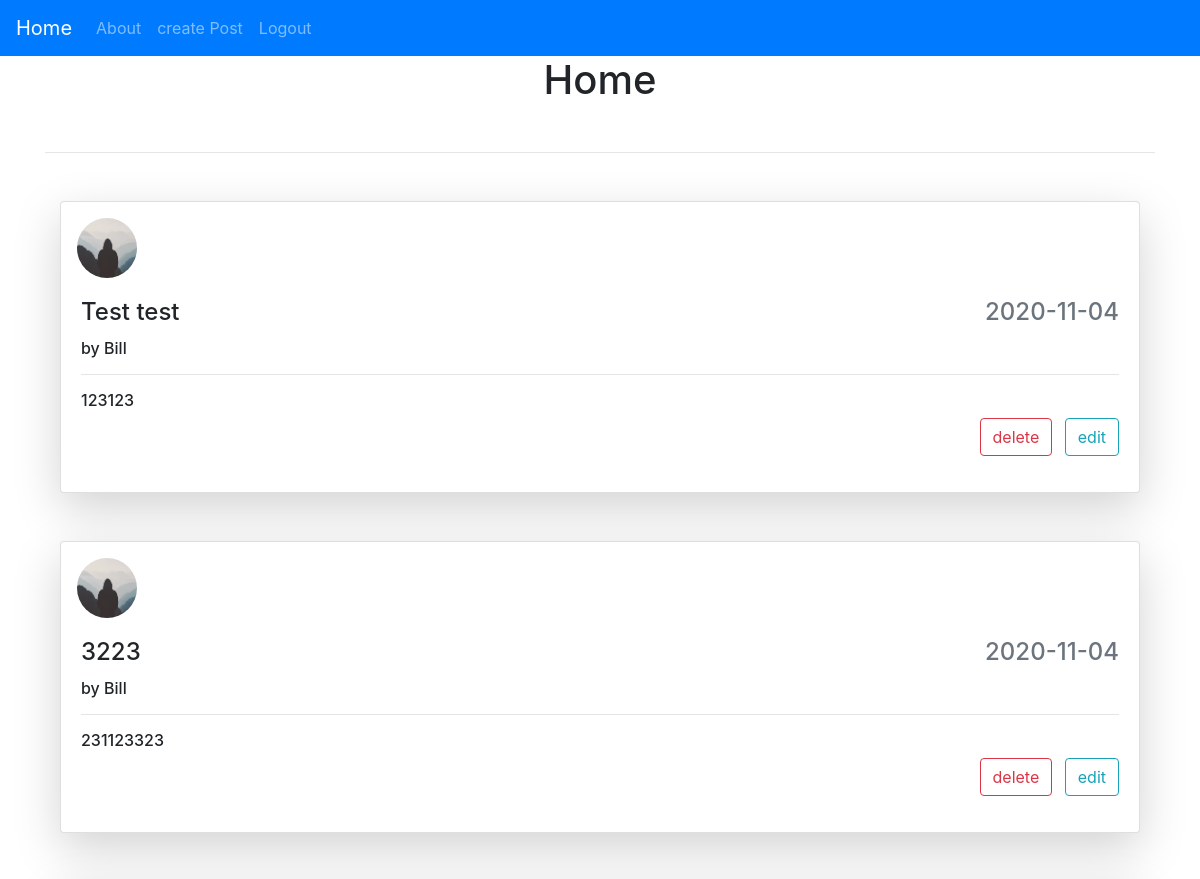
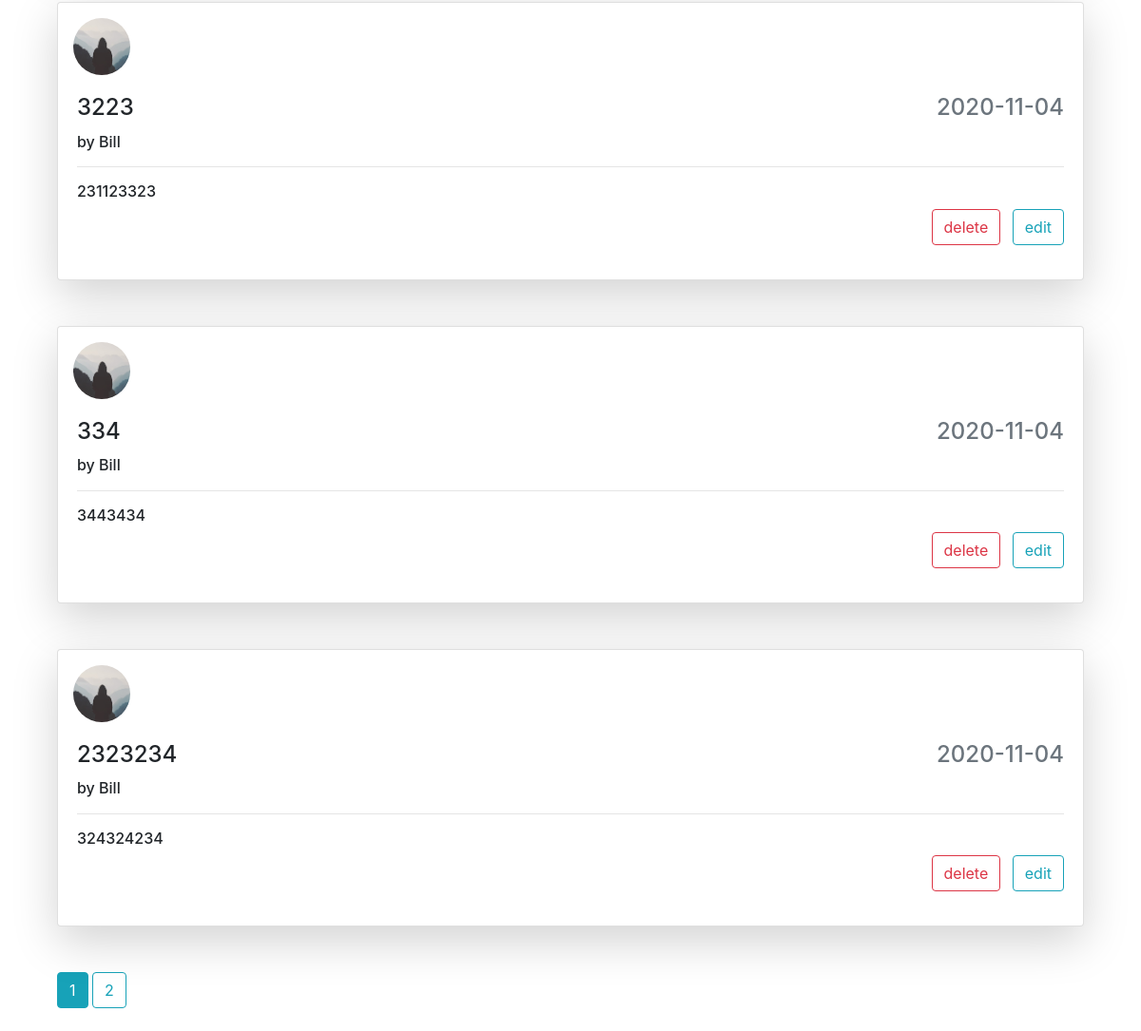
The page /home (signed in) on the database as committed earlier (2 pictures, top to bottom).
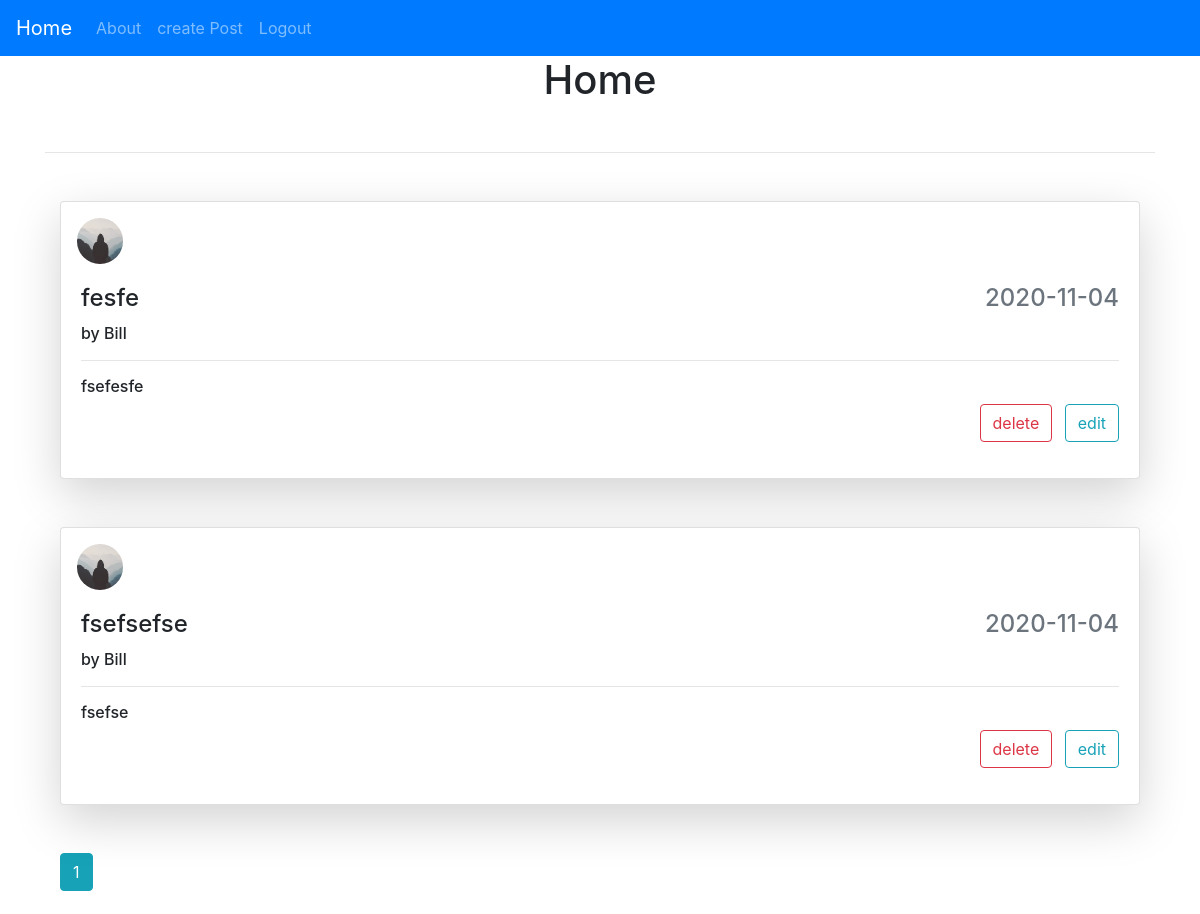
The same page on the database as committed later.
### flaskApp/models.py (models this page shows, shortened)
class Post(db.Model):
    id = db.Column(db.Integer, primary_key=True)
    title = db.Column(db.String(100), nullable=False)
    created_at = db.Column(db.DateTime, nullable=False,
                           default=datetime.utcnow)
    content = db.Column(db.Text, nullable=False)
    user_id = db.Column(db.Integer, db.ForeignKey("user.id"), nullable=False)

class User(db.Model,UserMixin):
    id = db.Column(db.Integer, primary_key=True)
    username = db.Column(db.String(20), unique=True, nullable=False)
    email = db.Column(db.String(120), unique=True, nullable=False)
    image_file = db.Column(db.String(20), nullable=False,
                           default="default.jpg")
    password = db.Column(db.String(60), nullable=False)
    posts = db.relationship("Post", backref="author", lazy=True)

### flaskApp/main/routes.py (the view)
@main.route("/")
@main.route("/home")
@login_required
def home():
    page = request.args.get("page",1,type=int)
    posts = Post.query.paginate(page=page,per_page=5)
    return render_template("home.html", title="Home", posts=posts)

### flaskApp/models.py (called while the page is built)
@login_manager.user_loader
def user_loader(user_id):
    return User.query.get(int(user_id))

### flaskApp/templates/home.html
{% extends "base.html" %}
{% block content %}
<div class="container">
    <h1 class="text-center mb-5">Home</h1>
    <hr/>
    <div class="container">
        {% for post in posts.items %}
        <div class="card bg-white rounded shadow-lg mt-5 mb-5">
            <img src="{{ url_for('static',filename='profile_pics/' + post.author.image_file) }}" class="card-img-top mt-3 ml-3 " style="max-width: 5vmin; border-radius: 50%;" alt="Profile Picture">
            <div class="card-body">
                <h4 class="card-title d-flex">{{ post.title }}<span class="ml-auto text-muted">{{ post.created_at.strftime('%Y-%m-%d') }}</span></h4>
                <h6>by {{ post.author.username }}</h6>
                <hr />
                <h6 class="card-text">{{ post.content }}</h6>
                <div class="form-group d-flex">
                    <div class="ml-auto">
                    <a class="btn btn-outline-danger" href="{{ url_for('posts.delete_post',post_id=post.id) }}">delete</a>
                    <a class="btn btn-outline-info ml-2" href="{{ url_for('posts.update_post',post_id=post.id) }}">edit</a>
                </div>
                </div>
            </div>
        </div>
        {% endfor %}
        {% for page_num in posts.iter_pages(left_edge=1,right_edge=1,left_current=1,right_current=2) %}
            {% if page_num %}
                {% if posts.page == page_num %}
                    <a class="btn btn-info mb-4" href="{{ url_for('main.home',page=page_num) }}">{{ page_num }}</a>
                {% else %}
                    <a class="btn btn-outline-info mb-4" href="{{ url_for('main.home', page=page_num) }}">{{ page_num }}</a>
                {% endif %}
               {% else %}
            ...
            {% endif %}
        {% endfor %}
    </div>
</div>
{% endblock %}

### flaskApp/templates/base.html (shortened to what this page needs)
<!DOCTYPE html>
<html lang="en">
<head>
    <link rel="stylesheet" href="https://cdn.jsdelivr.net/npm/bootstrap@4.5.3/dist/css/bootstrap.min.css">
    <link rel="stylesheet" href="{{ url_for('static',filename="style.css") }}" >
</head>
<body>
<div>
    <nav class="navbar navbar-expand-lg navbar-dark bg-primary">
        <a class="navbar-brand" href="{{ url_for('main.home') }}">Home</a>
           <ul class="navbar-nav">
             <li class="nav-item">
                <a class="nav-link" href="{{ url_for('main.about') }}">About</a>
            </li>
           {% if current_user.is_authenticated %}
           <li class="nav-item">
                <a class="nav-link" href="{{ url_for('posts.create_post') }}">create Post</a>
            </li>
            <li class="nav-item">
                <a class="nav-link" href="{{ url_for('users.logout') }}">Logout</a>
            </li>
           {% endif %}
        </ul>
    </nav>
    <div  style="height: 100vh; width:100vw">
    {% block content %}
    {% endblock %}
    </div>
    </div>
</body>
</html>

Rows that differ between the two databases and show on the page:
removed Post: image_file (placeholder picture), title "Test test", created_at "2020-11-04", author.username "Bill", content "123123"
removed Post: image_file (placeholder picture), title "3223", created_at "2020-11-04", author.username "Bill", content "231123323"
removed Post: image_file (placeholder picture), title "3223", created_at "2020-11-04", author.username "Bill", content "231123323"
removed Post: image_file (placeholder picture), title "334", created_at "2020-11-04", author.username "Bill", content "3443434"
removed Post: image_file (placeholder picture), title "2323234", created_at "2020-11-04", author.username "Bill", content "324324234"
added Post: image_file (placeholder picture), title "fesfe", created_at "2020-11-04", author.username "Bill", content "fsefesfe"
added Post: image_file (placeholder picture), title "fsefsefse", created_at "2020-11-04", author.username "Bill", content "fsefse"
Other text that changed with them:
list line gone: "2"
